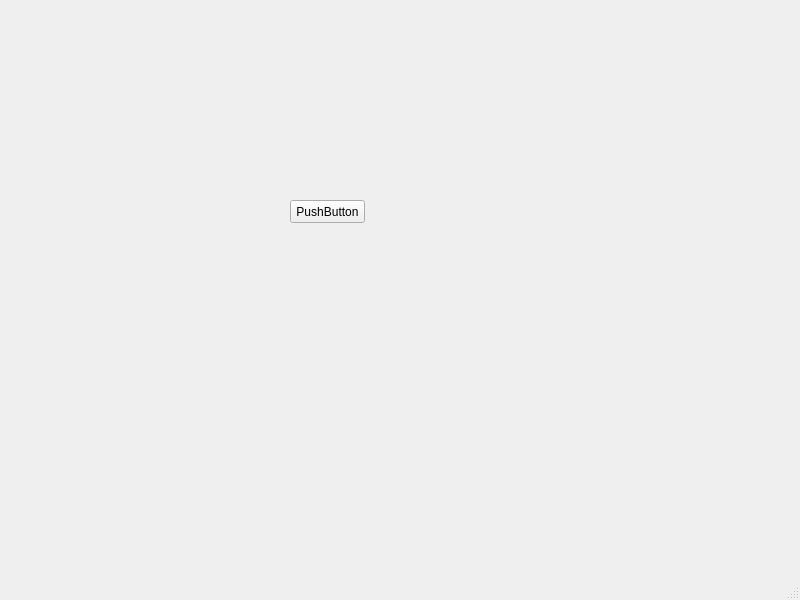
<?xml version="1.0" encoding="UTF-8"?>
<ui version="4.0">
 <class>MainWindow</class>
 <widget class="QMainWindow" name="MainWindow">
  <property name="geometry">
   <rect>
    <x>0</x>
    <y>0</y>
    <width>800</width>
    <height>600</height>
   </rect>
  </property>
  <property name="windowTitle">
   <string>MainWindow</string>
  </property>
  <widget class="QWidget" name="centralwidget">
   <widget class="QStackedWidget" name="stackedWidget">
    <property name="geometry">
     <rect>
      <x>20</x>
      <y>20</y>
      <width>741</width>
      <height>511</height>
     </rect>
    </property>
    <widget class="QWidget" name="page">
     <widget class="QPushButton" name="pushButton">
      <property name="geometry">
       <rect>
        <x>270</x>
        <y>180</y>
        <width>75</width>
        <height>23</height>
       </rect>
      </property>
      <property name="text">
       <string>PushButton</string>
      </property>
     </widget>
    </widget>
    <widget class="QWidget" name="page_2">
     <widget class="QCommandLinkButton" name="commandLinkButton">
      <property name="geometry">
       <rect>
        <x>370</x>
        <y>240</y>
        <width>185</width>
        <height>41</height>
       </rect>
      </property>
      <property name="text">
       <string>CommandLinkButton</string>
      </property>
     </widget>
    </widget>
   </widget>
  </widget>
  <widget class="QMenuBar" name="menubar">
   <property name="geometry">
    <rect>
     <x>0</x>
     <y>0</y>
     <width>800</width>
     <height>21</height>
    </rect>
   </property>
  </widget>
  <widget class="QStatusBar" name="statusbar"/>
 </widget>
 <resources/>
 <connections/>
</ui>
